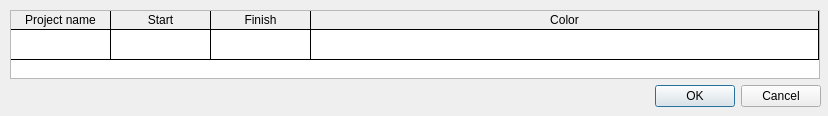
<?xml version="1.0" encoding="UTF-8"?>
<ui version="4.0">
 <class>Add_project</class>
 <widget class="QDialog" name="Add_project">
  <property name="geometry">
   <rect>
    <x>0</x>
    <y>0</y>
    <width>828</width>
    <height>116</height>
   </rect>
  </property>
  <property name="windowTitle">
   <string>Dialog</string>
  </property>
  <widget class="QDialogButtonBox" name="buttonBox">
   <property name="geometry">
    <rect>
     <x>480</x>
     <y>80</y>
     <width>341</width>
     <height>32</height>
    </rect>
   </property>
   <property name="orientation">
    <enum>Qt::Horizontal</enum>
   </property>
   <property name="standardButtons">
    <set>QDialogButtonBox::Cancel|QDialogButtonBox::Ok</set>
   </property>
  </widget>
  <widget class="QTableWidget" name="tableWidget">
   <property name="geometry">
    <rect>
     <x>10</x>
     <y>10</y>
     <width>810</width>
     <height>69</height>
    </rect>
   </property>
   <property name="styleSheet">
    <string notr="true">QHeaderView::section {
    border-style: none;
    border-bottom: 1px solid black;
    border-right: 1px solid black;
}
QTableWidget {gridline-color: black;}
</string>
   </property>
   <property name="verticalScrollBarPolicy">
    <enum>Qt::ScrollBarAlwaysOff</enum>
   </property>
   <property name="horizontalScrollBarPolicy">
    <enum>Qt::ScrollBarAsNeeded</enum>
   </property>
   <property name="rowCount">
    <number>1</number>
   </property>
   <attribute name="horizontalHeaderStretchLastSection">
    <bool>true</bool>
   </attribute>
   <attribute name="verticalHeaderVisible">
    <bool>false</bool>
   </attribute>
   <row>
    <property name="text">
     <string>1</string>
    </property>
   </row>
   <column>
    <property name="text">
     <string>Project name</string>
    </property>
   </column>
   <column>
    <property name="text">
     <string>Start</string>
    </property>
   </column>
   <column>
    <property name="text">
     <string>Finish</string>
    </property>
   </column>
   <column>
    <property name="text">
     <string>Color</string>
    </property>
   </column>
   <item row="0" column="0">
    <property name="text">
     <string/>
    </property>
   </item>
  </widget>
 </widget>
 <resources/>
 <connections>
  <connection>
   <sender>buttonBox</sender>
   <signal>accepted()</signal>
   <receiver>Add_project</receiver>
   <slot>accept()</slot>
   <hints>
    <hint type="sourcelabel">
     <x>248</x>
     <y>254</y>
    </hint>
    <hint type="destinationlabel">
     <x>157</x>
     <y>274</y>
    </hint>
   </hints>
  </connection>
  <connection>
   <sender>buttonBox</sender>
   <signal>rejected()</signal>
   <receiver>Add_project</receiver>
   <slot>reject()</slot>
   <hints>
    <hint type="sourcelabel">
     <x>316</x>
     <y>260</y>
    </hint>
    <hint type="destinationlabel">
     <x>286</x>
     <y>274</y>
    </hint>
   </hints>
  </connection>
 </connections>
</ui>
